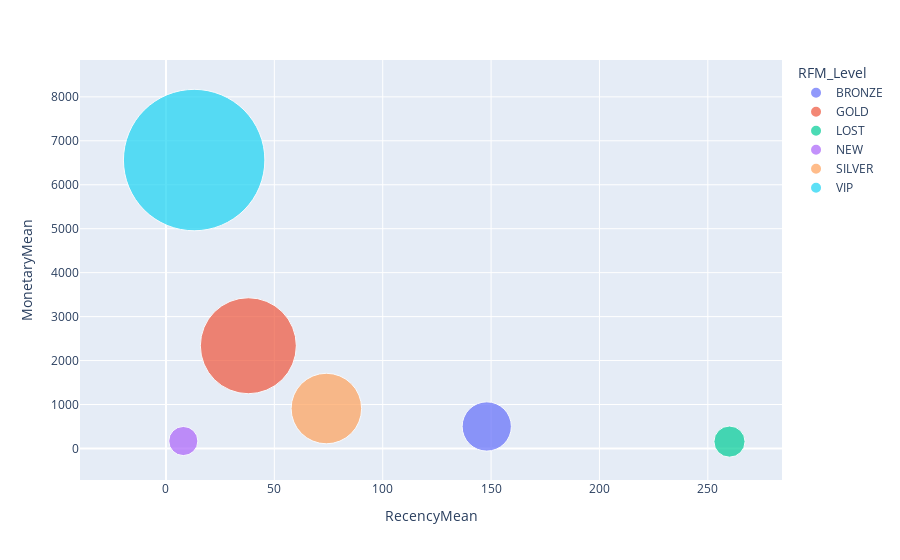

The code cell stored with this chart in its notebook:
### Markdown cell above
## Scatter Plot(RFM)

### Code cell
fig = px.scatter(rfm_agg,x = 'RecencyMean',y='MonetaryMean',size = 'FrequencyMean',color='RFM_Level',hover_name='RFM_Level',size_max=100)
fig.show()

### Figure 1 — Plotly figure (JSON) as saved in the notebook; plotly's stock layout.template omitted (floating-point values rounded to 4 significant figures)
{"data": [{"hovertemplate": "<b>%{hovertext}</b><br><br>RFM_Level=BRONZE<br>RecencyMean=%{x}<br>MonetaryMean=%{y}<br>FrequencyMean=%{marker.size}<extra></extra>", "hovertext": ["BRONZE"], "legendgroup": "BRONZE", "marker": {"color": "#636efa", "size": [20], "sizemode": "area", "sizeref": 0.0165, "symbol": "circle"}, "mode": "markers", "name": "BRONZE", "orientation": "v", "showlegend": true, "type": "scatter", "x": [148], "xaxis": "x", "y": [500], "yaxis": "y"}, {"hovertemplate": "<b>%{hovertext}</b><br><br>RFM_Level=GOLD<br>RecencyMean=%{x}<br>MonetaryMean=%{y}<br>FrequencyMean=%{marker.size}<extra></extra>", "hovertext": ["GOLD"], "legendgroup": "GOLD", "marker": {"color": "#EF553B", "size": [76], "sizemode": "area", "sizeref": 0.0165, "symbol": "circle"}, "mode": "markers", "name": "GOLD", "orientation": "v", "showlegend": true, "type": "scatter", "x": [38], "xaxis": "x", "y": [2337], "yaxis": "y"}, {"hovertemplate": "<b>%{hovertext}</b><br><br>RFM_Level=LOST<br>RecencyMean=%{x}<br>MonetaryMean=%{y}<br>FrequencyMean=%{marker.size}<extra></extra>", "hovertext": ["LOST"], "legendgroup": "LOST", "marker": {"color": "#00cc96", "size": [8], "sizemode": "area", "sizeref": 0.0165, "symbol": "circle"}, "mode": "markers", "name": "LOST", "orientation": "v", "showlegend": true, "type": "scatter", "x": [260], "xaxis": "x", "y": [156], "yaxis": "y"}, {"hovertemplate": "<b>%{hovertext}</b><br><br>RFM_Level=NEW<br>RecencyMean=%{x}<br>MonetaryMean=%{y}<br>FrequencyMean=%{marker.size}<extra></extra>", "hovertext": ["NEW"], "legendgroup": "NEW", "marker": {"color": "#ab63fa", "size": [7], "sizemode": "area", "sizeref": 0.0165, "symbol": "circle"}, "mode": "markers", "name": "NEW", "orientation": "v", "showlegend": true, "type": "scatter", "x": [8], "xaxis": "x", "y": [169], "yaxis": "y"}, {"hovertemplate": "<b>%{hovertext}</b><br><br>RFM_Level=SILVER<br>RecencyMean=%{x}<br>MonetaryMean=%{y}<br>FrequencyMean=%{marker.size}<extra></extra>", "hovertext": ["SILVER"], "legendgroup": "SILVER", "marker": {"color": "#FFA15A", "size": [41], "sizemode": "area", "sizeref": 0.0165, "symbol": "circle"}, "mode": "markers", "name": "SILVER", "orientation": "v", "showlegend": true, "type": "scatter", "x": [74], "xaxis": "x", "y": [908], "yaxis": "y"}, {"hovertemplate": "<b>%{hovertext}</b><br><br>RFM_Level=VIP<br>RecencyMean=%{x}<br>MonetaryMean=%{y}<br>FrequencyMean=%{marker.size}<extra></extra>", "hovertext": ["VIP"], "legendgroup": "VIP", "marker": {"color": "#19d3f3", "size": [165], "sizemode": "area", "sizeref": 0.0165, "symbol": "circle"}, "mode": "markers", "name": "VIP", "orientation": "v", "showlegend": true, "type": "scatter", "x": [13], "xaxis": "x", "y": [6562], "yaxis": "y"}], "layout": {"legend": {"itemsizing": "constant", "title": {"text": "RFM_Level"}, "tracegroupgap": 0}, "margin": {"t": 60}, "xaxis": {"anchor": "y", "domain": [0, 1], "title": {"text": "RecencyMean"}}, "yaxis": {"anchor": "x", "domain": [0, 1], "title": {"text": "MonetaryMean"}}}}
